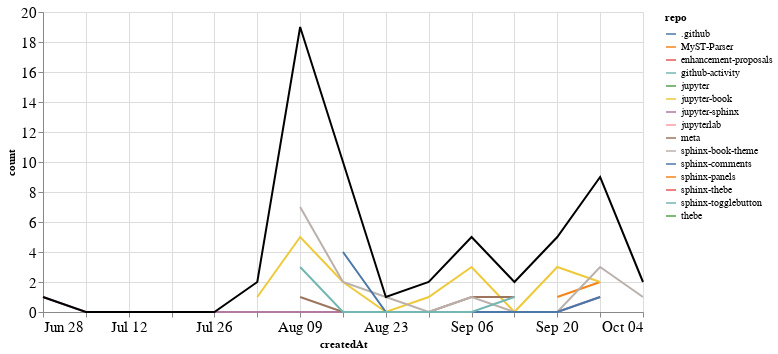

The notebook cell this image was saved under:
### Markdown cell above
## PRs

### Code cell
prs_time = prs.groupby('repo').resample('W', on='createdAt').count()['author'].reset_index()
prs_time = prs_time.rename(columns={'author': 'count'})
prs_time_total = prs_time.groupby('createdAt').agg({"count": "sum"}).reset_index()

ch1 = alt.Chart(prs_time, width=600).mark_line().encode(
    x='createdAt',
    y='count',
    color='repo',
    tooltip="repo"
)

ch2 = alt.Chart(prs_time_total, width=600).mark_line(color="black").encode(
    x='createdAt',
    y='count',
)

ch1 + ch2

### Figure 1 — Vega-Lite specification as saved in the notebook (floating-point values rounded to 4 significant figures)
{"config": {"axisLeft": {"labelFontSize": 15}, "axisBottom": {"labelFontSize": 15}}, "layer": [{"data": {"name": "data-bdb772719e4b30696e44cce1c0c303a8"}, "mark": "line", "encoding": {"color": {"type": "nominal", "field": "repo"}, "tooltip": {"type": "nominal", "field": "repo"}, "x": {"type": "temporal", "field": "createdAt"}, "y": {"type": "quantitative", "field": "count"}}, "width": 600}, {"data": {"name": "data-3e099ab8a8221ae294d0791a8d2d98a7"}, "mark": {"type": "line", "color": "black"}, "encoding": {"x": {"type": "temporal", "field": "createdAt"}, "y": {"type": "quantitative", "field": "count"}}, "width": 600}], "$schema": "https://vega.github.io/schema/vega-lite/v4.8.1.json", "datasets": {"data-bdb772719e4b30696e44cce1c0c303a8": [{"repo": ".github", "createdAt": "2020-08-02T00:00:00", "count": 1}, {"repo": "MyST-Parser", "createdAt": "2020-09-20T00:00:00", "count": 1}, {"repo": "MyST-Parser", "createdAt": "2020-09-27T00:00:00", "count": 2}, {"repo": "enhancement-proposals", "createdAt": "2020-08-30T00:00:00", "count": 1}, {"repo": "github-activity", "createdAt": "2020-08-09T00:00:00", "count": 2}, {"repo": "jupyter", "createdAt": "2020-09-20T00:00:00", "count": 1}, {"repo": "jupyter-book", "createdAt": "2020-08-02T00:00:00", "count": 1}, {"repo": "jupyter-book", "createdAt": "2020-08-09T00:00:00", "count": 5}, {"repo": "jupyter-book", "createdAt": "2020-08-16T00:00:00", "count": 2}, {"repo": "jupyter-book", "createdAt": "2020-08-23T00:00:00", "count": 0}, {"repo": "jupyter-book", "createdAt": "2020-08-30T00:00:00", "count": 1}, {"repo": "jupyter-book", "createdAt": "2020-09-06T00:00:00", "count": 3}, {"repo": "jupyter-book", "createdAt": "2020-09-13T00:00:00", "count": 0}, {"repo": "jupyter-book", "createdAt": "2020-09-20T00:00:00", "count": 3}, {"repo": "jupyter-book", "createdAt": "2020-09-27T00:00:00", "count": 2}, {"repo": "jupyter-sphinx", "createdAt": "2020-06-28T00:00:00", "count": 1}, {"repo": "jupyter-sphinx", "createdAt": "2020-07-05T00:00:00", "count": 0}, {"repo": "jupyter-sphinx", "createdAt": "2020-07-12T00:00:00", "count": 0}, {"repo": "jupyter-sphinx", "createdAt": "2020-07-19T00:00:00", "count": 0}, {"repo": "jupyter-sphinx", "createdAt": "2020-07-26T00:00:00", "count": 0}, {"repo": "jupyter-sphinx", "createdAt": "2020-08-02T00:00:00", "count": 0}, {"repo": "jupyter-sphinx", "createdAt": "2020-08-09T00:00:00", "count": 0}, {"repo": "jupyter-sphinx", "createdAt": "2020-08-16T00:00:00", "count": 0}, {"repo": "jupyter-sphinx", "createdAt": "2020-08-23T00:00:00", "count": 0}, {"repo": "jupyter-sphinx", "createdAt": "2020-08-30T00:00:00", "count": 0}, {"repo": "jupyter-sphinx", "createdAt": "2020-09-06T00:00:00", "count": 0}, {"repo": "jupyter-sphinx", "createdAt": "2020-09-13T00:00:00", "count": 0}, {"repo": "jupyter-sphinx", "createdAt": "2020-09-20T00:00:00", "count": 0}, {"repo": "jupyter-sphinx", "createdAt": "2020-09-27T00:00:00", "count": 1}, {"repo": "jupyterlab", "createdAt": "2020-08-09T00:00:00", "count": 1}, {"repo": "meta", "createdAt": "2020-08-09T00:00:00", "count": 1}, {"repo": "meta", "createdAt": "2020-08-16T00:00:00", "count": 0}, {"repo": "meta", "createdAt": "2020-08-23T00:00:00", "count": 0}, {"repo": "meta", "createdAt": "2020-08-30T00:00:00", "count": 0}, {"repo": "meta", "createdAt": "2020-09-06T00:00:00", "count": 1}, {"repo": "meta", "createdAt": "2020-09-13T00:00:00", "count": 1}, {"repo": "sphinx-book-theme", "createdAt": "2020-08-09T00:00:00", "count": 7}, {"repo": "sphinx-book-theme", "createdAt": "2020-08-16T00:00:00", "count": 2}, {"repo": "sphinx-book-theme", "createdAt": "2020-08-23T00:00:00", "count": 1}, {"repo": "sphinx-book-theme", "createdAt": "2020-08-30T00:00:00", "count": 0}, {"repo": "sphinx-book-theme", "createdAt": "2020-09-06T00:00:00", "count": 1}, {"repo": "sphinx-book-theme", "createdAt": "2020-09-13T00:00:00", "count": 0}, {"repo": "sphinx-book-theme", "createdAt": "2020-09-20T00:00:00", "count": 0}, {"repo": "sphinx-book-theme", "createdAt": "2020-09-27T00:00:00", "count": 3}, {"repo": "sphinx-book-theme", "createdAt": "2020-10-04T00:00:00", "count": 1}, {"repo": "sphinx-comments", "createdAt": "2020-08-16T00:00:00", "count": 4}, {"repo": "sphinx-comments", "createdAt": "2020-08-23T00:00:00", "count": 0}, {"repo": "sphinx-comments", "createdAt": "2020-08-30T00:00:00", "count": 0}, {"repo": "sphinx-comments", "createdAt": "2020-09-06T00:00:00", "count": 0}, {"repo": "sphinx-comments", "createdAt": "2020-09-13T00:00:00", "count": 0}, {"repo": "sphinx-comments", "createdAt": "2020-09-20T00:00:00", "count": 0}, {"repo": "sphinx-comments", "createdAt": "2020-09-27T00:00:00", "count": 1}, {"repo": "sphinx-panels", "createdAt": "2020-10-04T00:00:00", "count": 1}, {"repo": "sphinx-thebe", "createdAt": "2020-08-16T00:00:00", "count": 1}, {"repo": "sphinx-togglebutton", "createdAt": "2020-08-09T00:00:00", "count": 3}, {"repo": "sphinx-togglebutton", "createdAt": "2020-08-16T00:00:00", "count": 0}, {"repo": "sphinx-togglebutton", "createdAt": "2020-08-23T00:00:00", "count": 0}, {"repo": "sphinx-togglebutton", "createdAt": "2020-08-30T00:00:00", "count": 0}, {"repo": "sphinx-togglebutton", "createdAt": "2020-09-06T00:00:00", "count": 0}, {"repo": "sphinx-togglebutton", "createdAt": "2020-09-13T00:00:00", "count": 1}, {"repo": "thebe", "createdAt": "2020-08-16T00:00:00", "count": 1}], "data-3e099ab8a8221ae294d0791a8d2d98a7": [{"createdAt": "2020-06-28T00:00:00", "count": 1}, {"createdAt": "2020-07-05T00:00:00", "count": 0}, {"createdAt": "2020-07-12T00:00:00", "count": 0}, {"createdAt": "2020-07-19T00:00:00", "count": 0}, {"createdAt": "2020-07-26T00:00:00", "count": 0}, {"createdAt": "2020-08-02T00:00:00", "count": 2}, {"createdAt": "2020-08-09T00:00:00", "count": 19}, {"createdAt": "2020-08-16T00:00:00", "count": 10}, {"createdAt": "2020-08-23T00:00:00", "count": 1}, {"createdAt": "2020-08-30T00:00:00", "count": 2}, {"createdAt": "2020-09-06T00:00:00", "count": 5}, {"createdAt": "2020-09-13T00:00:00", "count": 2}, {"createdAt": "2020-09-20T00:00:00", "count": 5}, {"createdAt": "2020-09-27T00:00:00", "count": 9}, {"createdAt": "2020-10-04T00:00:00", "count": 2}]}}
